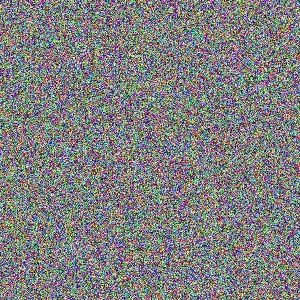
#> input picture week2/images/face1.jpg, 300 x 300 px, found by its file name
$ python data_augmentation.py
#> lines starting #> are read from the running program, lines starting #| are printed output that depends on the picture
import cv2

img = cv2.imread("Week2/images/face1.jpg")
#> img is the input picture: shape (300, 300, 3); mean B, G, R 126.8, 127, 127

flipped = cv2.flip(img, 1)
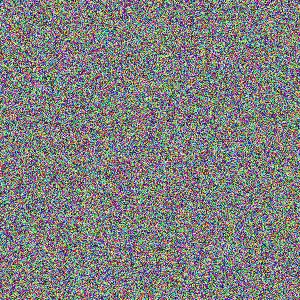
#> flipped: shape (300, 300, 3); mean B, G, R 126.8, 127, 127

rotated = cv2.rotate(
    img,
    cv2.ROTATE_90_CLOCKWISE
)
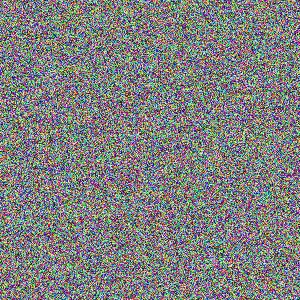
#> rotated: shape (300, 300, 3); mean B, G, R 126.8, 127, 127

cv2.imwrite(
    "Week2/images/flipped_face1.jpg",
    flipped
)

cv2.imwrite(
    "Week2/images/rotated_face1.jpg",
    rotated
)

print("Data Augmentation Completed")

$ run again, with week2/images/face2.jpg copied over week2/images/face1.jpg
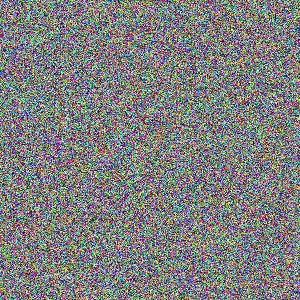
#> input picture week2/images/face2.jpg, 300 x 300 px, found by its file name
#> img is the input picture: shape (300, 300, 3); mean B, G, R 127, 127.4, 126.8
#> `flipped = cv2.flip(img, 1)`:
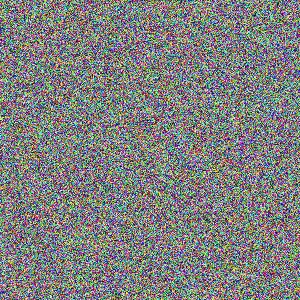
#> flipped: shape (300, 300, 3); mean B, G, R 127, 127.4, 126.8
#> `rotated = cv2.rotate( img, cv2.ROTATE_90_CLOCKWISE )`:
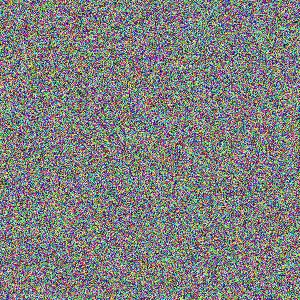
#> rotated: shape (300, 300, 3); mean B, G, R 127, 127.4, 126.8

$ run again, with week2/images/face3.jpg copied over week2/images/face1.jpg
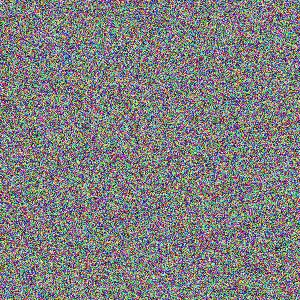
#> input picture week2/images/face3.jpg, 300 x 300 px, found by its file name
#> img is the input picture: shape (300, 300, 3); mean B, G, R 127.3, 126.8, 127
#> `flipped = cv2.flip(img, 1)`:
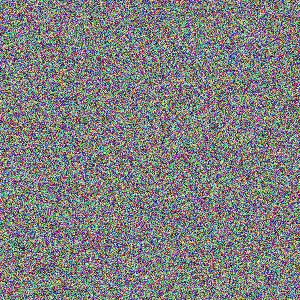
#> flipped: shape (300, 300, 3); mean B, G, R 127.3, 126.8, 127
#> `rotated = cv2.rotate( img, cv2.ROTATE_90_CLOCKWISE )`:
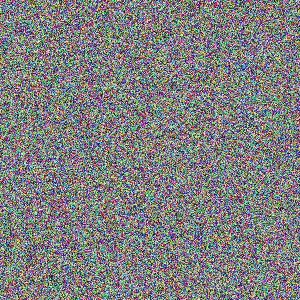
#> rotated: shape (300, 300, 3); mean B, G, R 127.3, 126.8, 127
